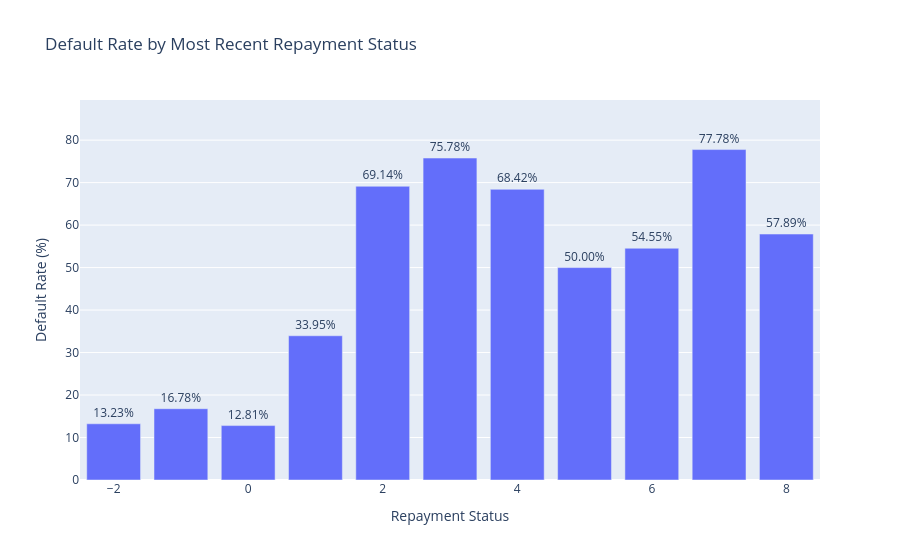

The notebook cell saved with this chart:
### Code cell
fig = px.bar(
    repayment_summary,
    x="repayment_status_sep",
    y="default_rate_pct",
    text="default_rate_pct",
    title="Default Rate by Most Recent Repayment Status",
    labels={
        "repayment_status_sep": "Repayment Status",
        "default_rate_pct": "Default Rate (%)",
    },
)

fig.update_traces(
    texttemplate="%{text:.2f}%",
    textposition="outside",
)

fig.update_layout(
    yaxis_range=[
        0,
        repayment_summary["default_rate_pct"].max() * 1.15,
    ]
)

fig.show()

### Figure 1 — Plotly figure (JSON) as saved in the notebook; plotly's stock layout.template omitted (floating-point values rounded to 4 significant figures)
{"data": [{"hovertemplate": "Repayment Status=%{x}<br>Default Rate (%)=%{text}<extra></extra>", "legendgroup": "", "marker": {"color": "#636efa", "pattern": {"shape": ""}}, "name": "", "orientation": "v", "showlegend": false, "text": [13.23, 16.78, 12.81, 33.95, 69.14, 75.78, 68.42, 50.0, 54.55, 77.78, 57.89], "textposition": "outside", "texttemplate": "%{text:.2f}%", "type": "bar", "x": [-2, -1, 0, 1, 2, 3, 4, 5, 6, 7, 8], "xaxis": "x", "y": [13.23, 16.78, 12.81, 33.95, 69.14, 75.78, 68.42, 50.0, 54.55, 77.78, 57.89], "yaxis": "y"}], "layout": {"barmode": "relative", "legend": {"tracegroupgap": 0}, "title": {"text": "Default Rate by Most Recent Repayment Status"}, "xaxis": {"anchor": "y", "domain": [0, 1], "title": {"text": "Repayment Status"}}, "yaxis": {"anchor": "x", "domain": [0, 1], "range": [0, 89.45], "title": {"text": "Default Rate (%)"}}}}
